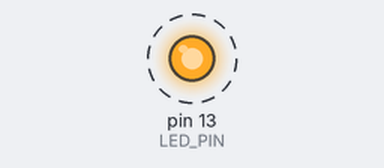
The sketch below on a simulated Arduino Uno, built for the host (arithmetic inside an expression is 32-bit, double 64-bit). Shown: output pins drawn as LEDs (lit = HIGH). Dashed ring = blinking. What the sketch prints to the serial monitor is not drawn.

Above: at 0.5 s.
Timing chart, 0 to 4.6 s (numbered marks = the images above):
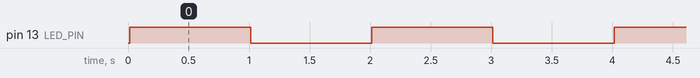

The sketch:

DS1307_tick.ino
```cpp
// I2C device class (I2Cdev) demonstration Arduino sketch for DS1307 class
// 11/12/2011 by Jeff Rowberg <jeff@rowberg.net>
// Updates should (hopefully) always be available at https://github.com/jrowberg/i2cdevlib
// I2C Device Library hosted at http://www.i2cdevlib.com
//
// Changelog:
//     2011-11-12 - initial release

/* ============================================
I2Cdev device library code is placed under the MIT license
Copyright (c) 2011 Jeff Rowberg

Permission is hereby granted, free of charge, to any person obtaining a copy
of this software and associated documentation files (the "Software"), to deal
in the Software without restriction, including without limitation the rights
to use, copy, modify, merge, publish, distribute, sublicense, and/or sell
copies of the Software, and to permit persons to whom the Software is
furnished to do so, subject to the following conditions:

The above copyright notice and this permission notice shall be included in
all copies or substantial portions of the Software.

THE SOFTWARE IS PROVIDED "AS IS", WITHOUT WARRANTY OF ANY KIND, EXPRESS OR
IMPLIED, INCLUDING BUT NOT LIMITED TO THE WARRANTIES OF MERCHANTABILITY,
FITNESS FOR A PARTICULAR PURPOSE AND NONINFRINGEMENT. IN NO EVENT SHALL THE
AUTHORS OR COPYRIGHT HOLDERS BE LIABLE FOR ANY CLAIM, DAMAGES OR OTHER
LIABILITY, WHETHER IN AN ACTION OF CONTRACT, TORT OR OTHERWISE, ARISING FROM,
OUT OF OR IN CONNECTION WITH THE SOFTWARE OR THE USE OR OTHER DEALINGS IN
THE SOFTWARE.
===============================================
*/

// Arduino Wire library is required if I2Cdev I2CDEV_ARDUINO_WIRE implementation
// is used in I2Cdev.h
#include "Wire.h"

// I2Cdev and DS1307 must be installed as libraries, or else the .cpp/.h files
// for both classes must be in the include path of your project
#include "I2Cdev.h"
#include "DS1307.h"

// class default I2C address is 0x68
// specific I2C addresses may be passed as a parameter here
// but this device only supports one I2C address (0x68)
DS1307 rtc;

uint16_t year;
uint8_t month, day, dow, hours, minutes, seconds;

#define LED_PIN 13
bool blinkState = false;

void setup() {
    // join I2C bus (I2Cdev library doesn't do this automatically)
    Wire.begin();

    // initialize serial communication
    // (38400 chosen because it works as well at 8MHz as it does at 16MHz, but
    // it's really up to you depending on your project)
    Serial.begin(38400);

    // initialize device
    Serial.println("Initializing I2C devices...");
    rtc.initialize();

    // verify connection
    Serial.println("Testing device connections...");
    Serial.println(rtc.testConnection() ? "DS1307 connection successful" : "DS1307 connection failed");

    // configure LED pin for output
    pinMode(LED_PIN, OUTPUT);

    // set sample time
    rtc.setDateTime24(2011, 11, 12, 13, 45, 0);
}

void loop() {
    // read all clock info from device
    rtc.getDateTime24(&year, &month, &day, &hours, &minutes, &seconds);

    // display YYYY-MM-DD hh:mm:ss time
    Serial.print("rtc:\t");
    Serial.print(year); Serial.print("-");
    if (month < 10) Serial.print("0");
    Serial.print(month); Serial.print("-");
    if (day < 10) Serial.print("0");
    Serial.print(day); Serial.print(" ");
    if (hours < 10) Serial.print("0");
    Serial.print(hours); Serial.print(":");
    if (minutes < 10) Serial.print("0");
    Serial.print(minutes); Serial.print(":");
    if (seconds < 10) Serial.print("0");
    Serial.println(seconds);

    // blink LED to indicate activity
    blinkState = !blinkState;
    digitalWrite(LED_PIN, blinkState);

    // wait one second so the next reading will be different
    delay(1000);
}
```

Measured:
- by itself, pin 13 (LED_PIN): alternates HIGH for 1.0 s and LOW for 1.0 s
